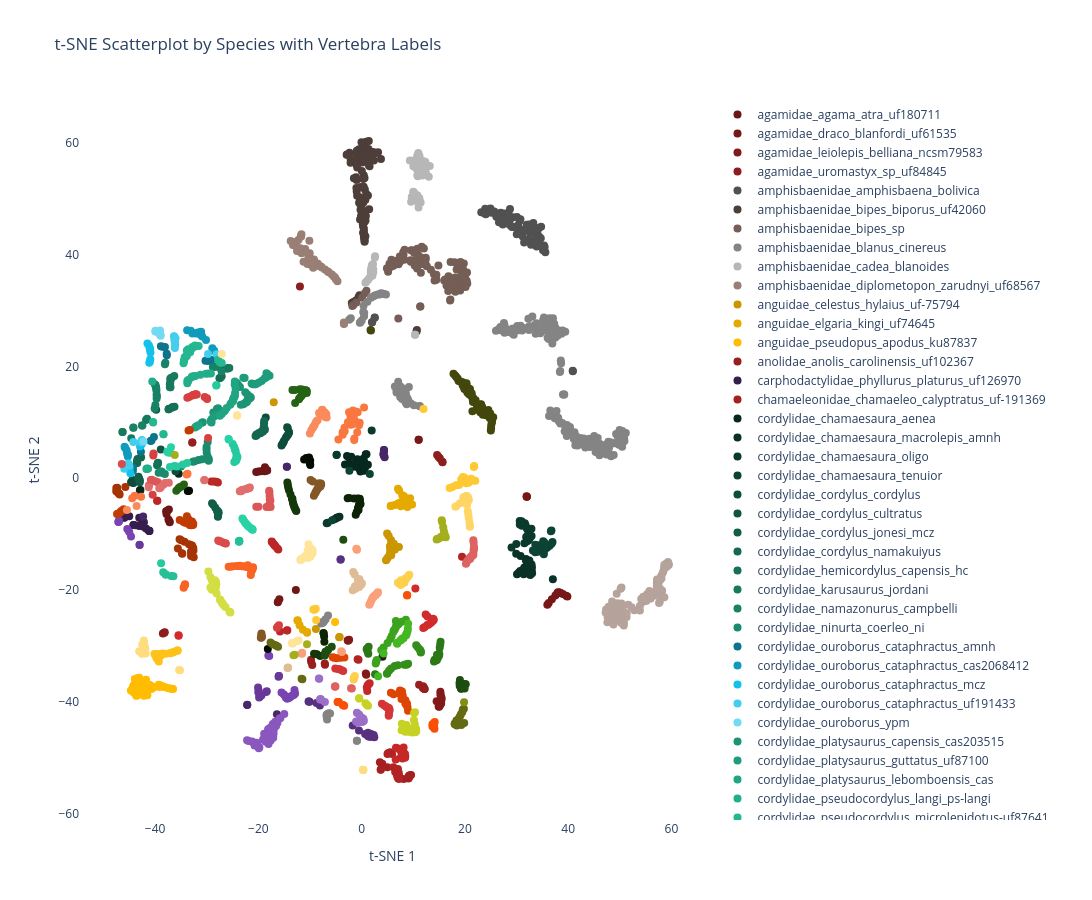

Notebook code cell kept with this figure:
### Markdown cell above
### t-SNE

### Code cell
# t-SNE

# Run t-SNE to reduce dimensions
tsne = TSNE(n_components=2, 
            perplexity=30, 
            learning_rate=50,
            early_exaggeration=12,
            n_iter_without_progress=2000,
            metric="cosine",
            random_state=42)
tsne_coords = tsne.fit_transform(codes)

# Group t-SNE1 and t-SNE2 by species, storing the vertebra label
species_groups = defaultdict(list)
for i, (species, vertebra) in enumerate(labels):
    if species is not None and vertebra is not None:
        species_groups[species].append((vertebra, tsne_coords[i, 0], tsne_coords[i, 1]))

# Create a colormap for unique families
families = sorted({extract_family(sp) for sp in species_groups.keys()})
family_base_colors = make_family_cmap(families)

# Add mapping for species colors based on family (gradient of light to dark)
species_colors = generate_species_cmap_gradient(family_base_colors, species_groups)

# Draw Plot
fig = go.Figure()
for species, points in species_groups.items():
    points_sorted = sorted(points, key=sort_key)
    vertebra_labels, pc1_vals, pc2_vals = zip(*points_sorted)

    fig.add_trace(go.Scatter(x=pc1_vals, y=pc2_vals, mode='markers', name=species,
                             marker=dict(color=plotly_color(species_colors[species]), size=8, symbol='circle'),
                             text=vertebra_labels, 
                             hovertemplate=(f"Species: {species}<br>" 
                                            "Vertebra: %{text}<br>""<extra></extra>")))
    
fig.update_layout(width=1200, height=900, 
                  title="t-SNE Scatterplot by Species with Vertebra Labels",
                  xaxis_title="t-SNE 1",
                  yaxis_title="t-SNE 2",
                  legend=dict(x=1.02, y=0.5, xanchor="left", yanchor="middle"), 
                  plot_bgcolor='white')

outfpath = os.path.split(os.getcwd())[1] + '_tSNE'
fig.write_html(outfpath + '.html')
fig.write_image(outfpath + '.png')
fig.show()
